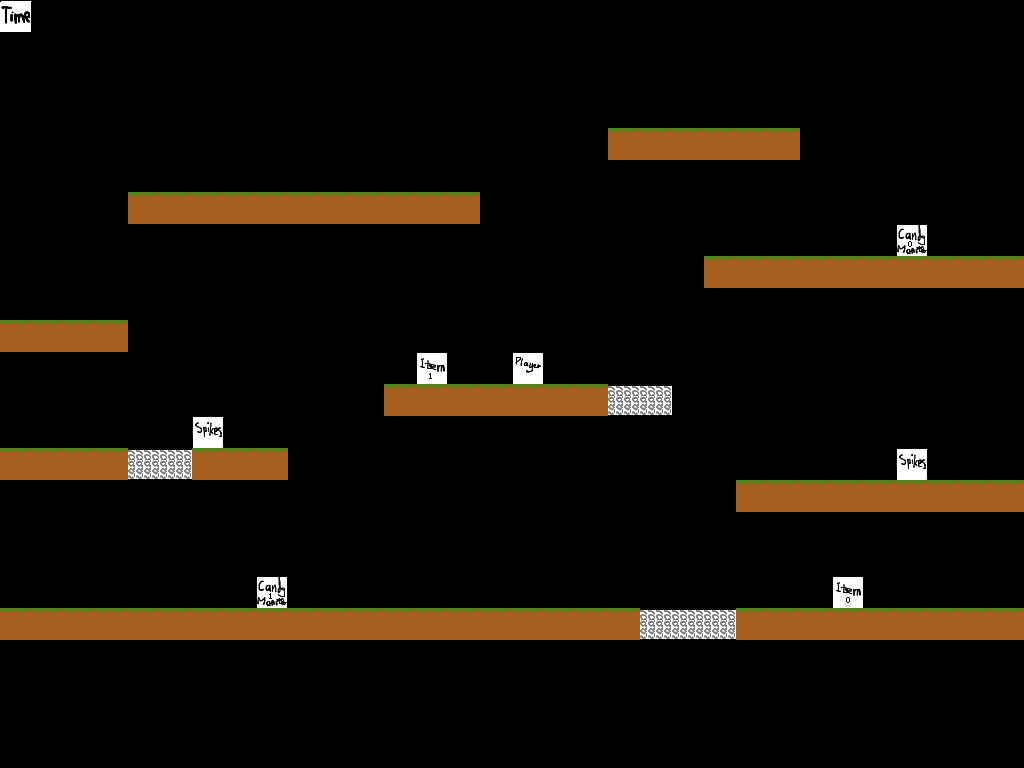

The image is a tile-based game level rendered from a .tmx file. Its description and source (layers, tilesets, objects; grid data summarised) follow:
An orthogonal 32x24 tile map with 32x32 px tiles, 3 tile layers (solids, data, position), 2 tilesets.

<map version="1.0" orientation="orthogonal" width="32" height="24" tilewidth="32" tileheight="32">
 <tileset firstgid="1" name="rutor32x32" tilewidth="32" tileheight="32">
  <image source="rutor32x32.png" width="128" height="256" />
  <tile id="0">
   <properties>
    <property name="property" value="solidGround" />
   </properties>
  </tile>
  <tile id="1">
   <properties>
    <property name="property" value="solidGround" />
   </properties>
  </tile>
  <tile id="3">
   <properties>
    <property name="property" value="solidGround" />
   </properties>
  </tile>
  <tile id="4">
   <properties>
    <property name="property" value="spring" />
   </properties>
  </tile>
  <tile id="5">
   <properties>
    <property name="property" value="ice" />
   </properties>
  </tile>
  <tile id="8">
   <properties>
    <property name="property" value="iceSpring" />
   </properties>
  </tile>
 </tileset>
 <tileset firstgid="33" name="position32x32" tilewidth="32" tileheight="32">
  <image source="position32x32.png" width="128" height="97" />
  <tile id="0">
   <properties>
    <property name="candyNumber" value="0" />
    <property name="property" value="candyMonster" />
   </properties>
  </tile>
  <tile id="1">
   <properties>
    <property name="candyNumber" value="0" />
    <property name="property" value="item" />
   </properties>
  </tile>
  <tile id="2">
   <properties>
    <property name="candyNumber" value="3" />
    <property name="property" value="candyMonster" />
   </properties>
  </tile>
  <tile id="3">
   <properties>
    <property name="candyNumber" value="3" />
    <property name="property" value="item" />
   </properties>
  </tile>
  <tile id="4">
   <properties>
    <property name="candyNumber" value="1" />
    <property name="property" value="candyMonster" />
   </properties>
  </tile>
  <tile id="5">
   <properties>
    <property name="candyNumber" value="1" />
    <property name="property" value="item" />
   </properties>
  </tile>
  <tile id="6">
   <properties>
    <property name="property" value="moveableBox" />
   </properties>
  </tile>
  <tile id="7">
   <properties>
    <property name="time" value="60" />
   </properties>
  </tile>
  <tile id="8">
   <properties>
    <property name="candyNumber" value="2" />
    <property name="property" value="candyMonster" />
   </properties>
  </tile>
  <tile id="9">
   <properties>
    <property name="candyNumber" value="2" />
    <property name="property" value="item" />
   </properties>
  </tile>
  <tile id="10">
   <properties>
    <property name="property" value="player" />
   </properties>
  </tile>
  <tile id="11">
   <properties>
    <property name="property" value="spikes" />
   </properties>
  </tile>
 </tileset>
 <layer name="solids" width="32" height="24">
  <data>[768 cells, 218 non-empty, 3 distinct tile ids]</data>
 </layer>
 <layer name="data" width="32" height="24">
  <data>[768 cells, 1 non-empty, 1 distinct tile ids]</data>
 </layer>
 <layer name="position" width="32" height="24">
  <data>[768 cells, 7 non-empty, 6 distinct tile ids]</data>
 </layer>
</map>
